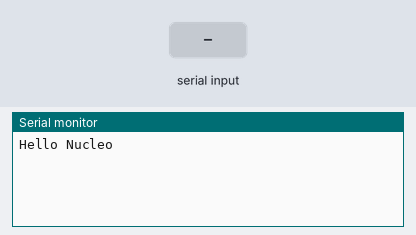
Bench run of a sketch on a simulated Arduino Uno, built with avr-gcc and run on an emulated ATmega328P. Parts: the last lines printed to the serial monitor. The test bench sets the inputs (shaded band).

Above: at 1.2 s.
1.3 s: "1\n" received over Serial
At 2.1 s:
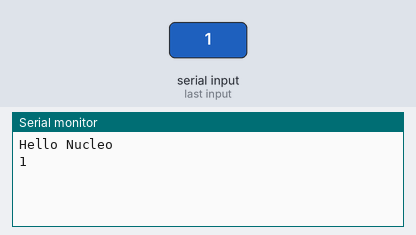
2.8 s: "0\n" received over Serial
At 3.3 s:
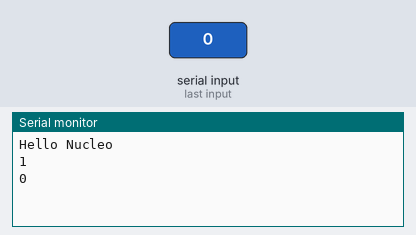

Measured:
- after the input at 1.3 s, the serial monitor: prints a new line at once (image 1)
- after the input at 2.8 s, the serial monitor: prints a new line at once (image 2)

The sketch:

TU_arduino_Serial_keyIn.ino
```cpp
/*
**********************************
* @author SSSLAB
* @Mod    2022-8-24 by YKKIM
* @bref   Embedded Controller (Arduino): Serial Key Input
**********************************
*/

char keyIn;

void setup() {
  // Initialize the Serial port
  Serial.begin(9600);
  Serial.print("Hello Nucleo\r\n");
}

void loop() {
  // Check whether some datas come in serial port.
  if (Serial.available() > 0){

    keyIn = Serial.read();  // Read data from serial port.

    if (keyIn == '\n')
      Serial.print("\r\n");

    else if (keyIn)
      Serial.print(keyIn);
  }
}
```
